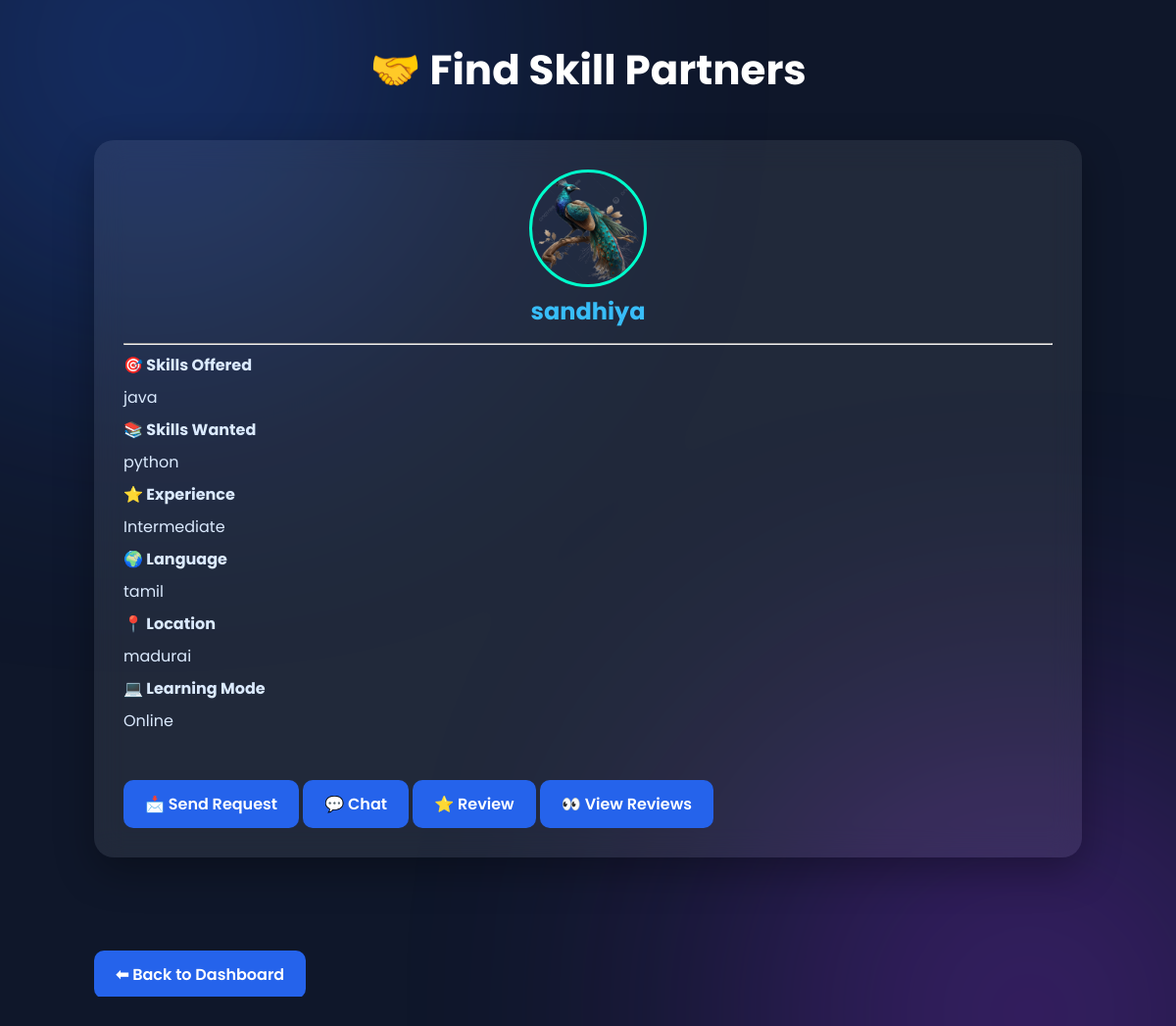
Screenshot of /matches/ (signed in) with the database file from the repository.
### accounts/models.py (models this page shows, shortened)
class Profile(models.Model):
    EXPERIENCE_CHOICES = [
        ("Beginner", "Beginner"),
        ("Intermediate", "Intermediate"),
        ("Expert", "Expert"),
    ]
    MODE_CHOICES = [
        ("Online", "Online"),
        ("Offline", "Offline"),
        ("Both", "Both"),
    ]
    user = models.OneToOneField(
        User,
        on_delete=models.CASCADE
    )
    full_name = models.CharField(max_length=100)
    bio = models.TextField(
        blank=True
    )
    profile_picture = models.ImageField(
        upload_to="profiles/",
        blank=True,
        null=True
    )
    skills_offered = models.TextField(
        help_text="Comma-separated skills"
    )
    skills_wanted = models.TextField(
        help_text="Comma-separated skills"
    )
    experience = models.CharField(
        max_length=20,
        choices=EXPERIENCE_CHOICES
    )
    language = models.CharField(max_length=50)
    availability = models.CharField(max_length=100)
    location = models.CharField(max_length=100)
    learning_mode = models.CharField(
        max_length=20,
        choices=MODE_CHOICES
    )

### accounts/views.py (the view)
# urls.py: path("matches/", views.find_matches, name="matches"),
@login_required
def find_matches(request):
    my_profile = Profile.objects.get(user=request.user)
    wanted = [
        x.strip().lower()
        for x in my_profile.skills_wanted.split(",")
        if x.strip()
    ]
    matches = []
    for person in Profile.objects.exclude(user=request.user):
        offered = [
            x.strip().lower()
            for x in person.skills_offered.split(",")
            if x.strip()
        ]
        if any(skill in offered for skill in wanted):
            matches.append(person)
    return render(request, "matches.html", {
        "matches": matches
    })

### templates/matches.html (shortened to what this page needs)
{% load static %}
<!DOCTYPE html>
<html>
<head>
    <link rel="stylesheet" href="{% static 'css/style.css' %}">
</head>
<body>
<div class="container">
    <h1>🤝 Find Skill Partners</h1>
    {% if matches %}
        {% for person in matches %}
        <div class="card">
            <div style="text-align:center;">
                {% if person.profile_picture %}
                    <img src="{{ person.profile_picture.url }}"
                         style="width:120px;
                                height:120px;
                                border-radius:50%;
                                border:3px solid #00ffcc;
                                object-fit:cover;">
                {% else %}
                    <img src="{% static 'images/default_profile.png' %}"
                         style="width:120px;
                                height:120px;
                                border-radius:50%;
                                border:3px solid #00ffcc;">
                {% endif %}
                <h2>{{ person.full_name }}</h2>
            </div>
            <hr>
            <p><strong>🎯 Skills Offered</strong></p>
            <p>{{ person.skills_offered }}</p>
            <p><strong>📚 Skills Wanted</strong></p>
            <p>{{ person.skills_wanted }}</p>
            <p><strong>⭐ Experience</strong></p>
            <p>{{ person.experience }}</p>
            <p><strong>🌍 Language</strong></p>
            <p>{{ person.language }}</p>
            <p><strong>📍 Location</strong></p>
            <p>{{ person.location }}</p>
            <p><strong>💻 Learning Mode</strong></p>
            <p>{{ person.learning_mode }}</p>
            <br>
            <a href="{% url 'send_request' person.id %}" class="btn">
                📩 Send Request
            </a>
            <a href="{% url 'chat' person.id %}" class="btn">
                💬 Chat
            </a>
            <a href="{% url 'leave_review' person.id %}" class="btn">
                ⭐ Review
            </a>
            <a href="{% url 'view_reviews' person.id %}" class="btn">
                👀 View Reviews
            </a>
        </div>
        <br>
        {% endfor %}
    {% else %}
        <div class="card">
            <h2>No matching users found.</h2>
            <p>Try updating your skills or search for another skill.</p>
        </div>
    {% endif %}
    <br>
    <a href="{% url 'dashboard' %}" class="btn">
        ⬅ Back to Dashboard
    </a>
<br><br>
</div>
</body>
</html>

### static/css/style.css (style rules this page uses)
* { margin:0; padding:0; box-sizing:border-box; font-family:'Poppins',sans-serif; }
body { background:#0f172a; color:white; min-height:100vh; padding:40px; }
body::before { content:""; position:fixed; width:600px; height:600px; background:#2563eb; border-radius:50%; filter:blur(150px); top:-250px; left:-150px; opacity:.35; z-index:-2; }
body::after { content:""; position:fixed; width:600px; height:600px; background:#9333ea; border-radius:50%; filter:blur(150px); bottom:-250px; right:-150px; opacity:.35; z-index:-2; }
.container { width:90%; max-width:1100px; margin:auto; }
.card { background:rgba(255,255,255,.08); backdrop-filter:blur(15px); border-radius:20px; padding:30px; margin-bottom:30px; box-shadow:0 15px 40px rgba(0,0,0,.3); }
h1 { text-align:center; font-size:42px; margin-bottom:40px; }
h2 { color:#38bdf8; margin-bottom:15px; }
p { margin:8px 0; color:#dbeafe; }
.btn { display:inline-block; margin-top:15px; padding:12px 22px; background:#2563eb; color:white; border-radius:10px; text-decoration:none; transition:.3s; font-weight:600; }

### rows the page displays
Profile: profile_picture (picture), full_name "sandhiya", skills_offered "java", skills_wanted "python", experience "Intermediate", language "tamil", location "madurai", learning_mode "Online"
